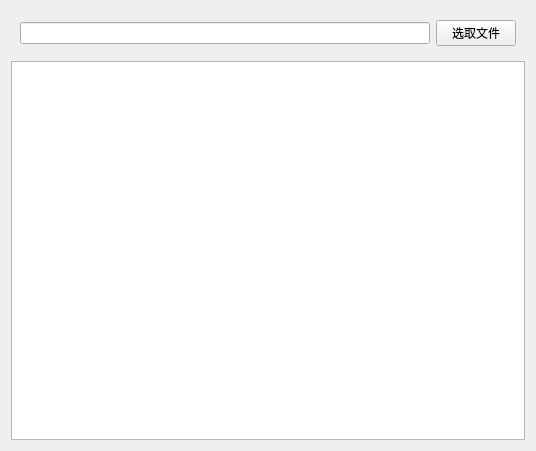
<?xml version="1.0" encoding="UTF-8"?>
<ui version="4.0">
 <class>Widget</class>
 <widget class="QWidget" name="Widget">
  <property name="geometry">
   <rect>
    <x>0</x>
    <y>0</y>
    <width>536</width>
    <height>451</height>
   </rect>
  </property>
  <property name="windowTitle">
   <string>Widget</string>
  </property>
  <layout class="QVBoxLayout" name="verticalLayout">
   <item>
    <widget class="QWidget" name="widget" native="true">
     <layout class="QHBoxLayout" name="horizontalLayout">
      <item>
       <widget class="QLineEdit" name="lineEdit"/>
      </item>
      <item>
       <widget class="QPushButton" name="btn">
        <property name="text">
         <string>选取文件</string>
        </property>
       </widget>
      </item>
     </layout>
    </widget>
   </item>
   <item>
    <widget class="QTextEdit" name="textEdit"/>
   </item>
  </layout>
 </widget>
 <resources/>
 <connections/>
</ui>
